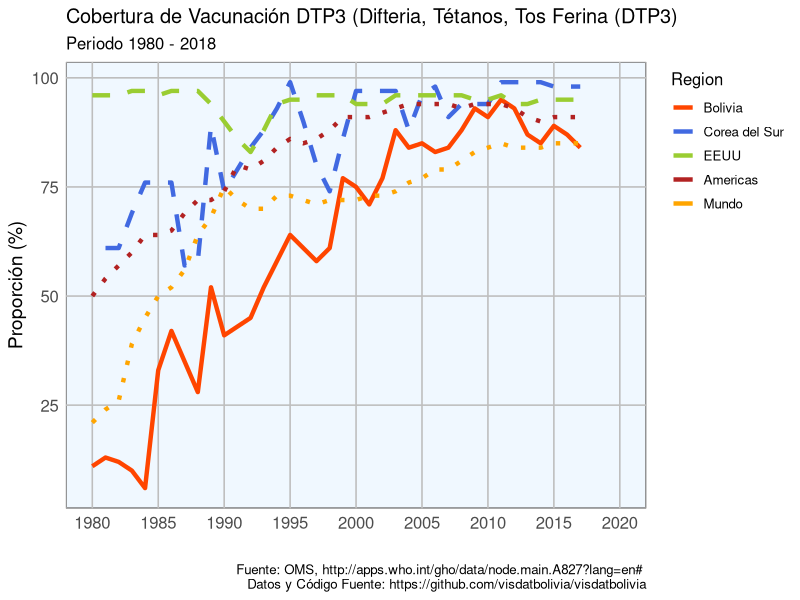

Here is the R script that generated this plot: (Note: this script raises an error after producing the figure.)
#cargar librerias
library(dplyr)
library(ggplot2)
library(reshape2)
library(ggrepel)

#definir vis theme
opts <- function(base_size = 12, base_family = "sans"){
  theme_minimal(base_size = base_size, base_family = base_family) +
    theme(
      axis.text = element_text(size = 12),
      axis.title = element_text(size = 14),
      panel.grid.major = element_line(color = "grey"),
      panel.grid.minor = element_blank(),
      panel.background = element_rect(fill = "aliceblue"),
      strip.background = element_rect(fill = "darkgrey", color = "grey", size = 1),
      strip.text = element_text(face = "bold", size = 12, color = "white"),
      legend.position = "right",
      legend.justification = "top", 
      panel.border = element_rect(color = "grey", fill = NA, size = 0.5)
    )
}

#importar datos por pais y procesar
df.Vacc.Pais <- read.csv("./Diphtheria tetanus toxoid and pertussis_paises.csv", 
                         header = T, 
                         skip = 1,
                         stringsAsFactors = F) %>%
  filter(grepl("^rep.*korea|united st|bolivia", tolower(Country))) %>%
  rename(Region = Country) %>%
  mutate(Region = ifelse(grepl("^rep.*korea", tolower(Region)), "Corea del Sur", 
                         ifelse(grepl("united st", tolower(Region)), "EEUU", "Bolivia"))) %>%
  melt(., id.vars = "Region") %>% 
  rename(Año = variable) %>% 
  mutate(Año = as.integer(substr(Año, 2, nchar(as.character(Año)))))

#importar datos por region y procesar
df.Vacc.Region <- read.csv("./Diphtheria tetanus toxoid and pertussis_region.csv", 
                           header = T, 
                           skip = 1, 
                           stringsAsFactors = F) %>% 
  filter(WHO.region %in% c("Americas", "(WHO) Global")) %>%
  dplyr::rename(Region = WHO.region) %>%
  mutate(Region = ifelse(grepl("who", tolower(Region)), "Mundo", Region)) %>%
  melt(., id.vars = "Region") %>% 
  rename(Año = variable) %>% 
  mutate(Año = as.integer(substr(Año, 3, nchar(as.character(Año)))))  

#combinar
df.Vacc <- rbind(df.Vacc.Pais, df.Vacc.Region) %>% 
  mutate(RegionType = ifelse(Region == "Bolivia", "Bolivia",
                             ifelse(Region %in% c("Americas", "Mundo"), "Benchmark Regiones", "Benchmark Paises"))) %>%
  mutate(Region = factor(Region, levels = c("Bolivia", "Corea del Sur", "EEUU", "Americas", "Mundo")),
         RegionType = factor(RegionType, levels = c("Bolivia", "Benchmark Paises", "Benchmark Regiones")))

#visualizar
ggplot(df.Vacc, aes(x = Año, 
                    y = value, 
                    color = Region )) +
  geom_line(aes(linetype = RegionType), size = 1.5)+
  scale_linetype_manual(values = c("solid", "dashed", "dotted"))+
  scale_color_manual(values =  c("orangered", "royalblue", "yellowgreen", "firebrick","orange"))+
  scale_x_continuous(breaks = seq(1980,2020, 5), limits = c(1980,2020))+
  guides(linetype = FALSE)+
  labs(x = "",
       y = "Proporción (%)",
       title = "Cobertura de Vacunación DTP3 (Difteria, Tétanos, Tos Ferina (DTP3)", 
       subtitle = "Periodo 1980 - 2018",
       caption = "Fuente: OMS, http://apps.who.int/gho/data/node.main.A827?lang=en# \nDatos y Código Fuente: https://github.com/visdatbolivia/visdatbolivia")+
  opts()+
  ggsave("vacunacion.png", width = 31, height = 16, units = "cm")
